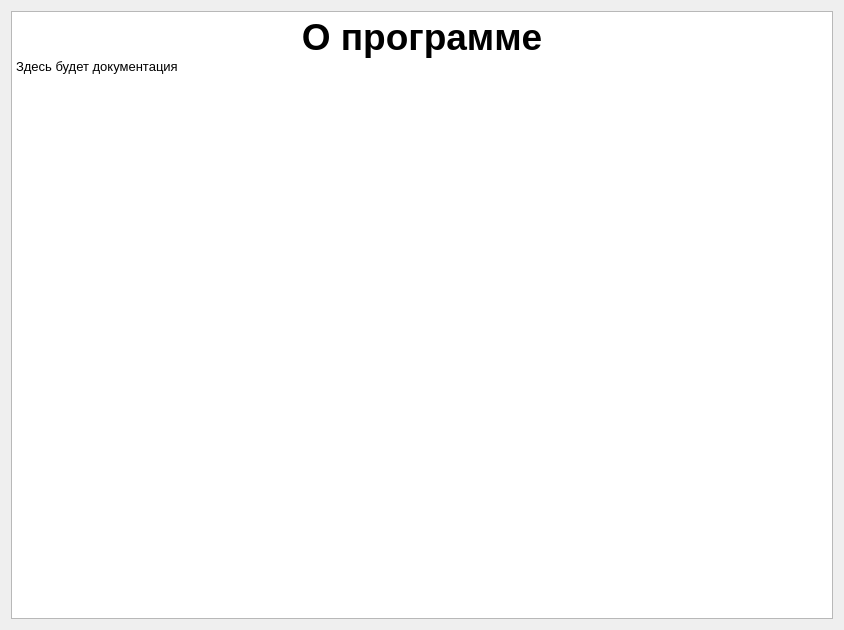
<?xml version="1.0" encoding="UTF-8"?>
<ui version="4.0">
 <class>Dialog</class>
 <widget class="QDialog" name="Dialog">
  <property name="geometry">
   <rect>
    <x>0</x>
    <y>0</y>
    <width>844</width>
    <height>630</height>
   </rect>
  </property>
  <property name="windowTitle">
   <string>Dialog</string>
  </property>
  <layout class="QGridLayout" name="gridLayout">
   <item row="0" column="0">
    <widget class="QTextBrowser" name="textBrowser">
     <property name="html">
      <string>&lt;!DOCTYPE HTML PUBLIC &quot;-//W3C//DTD HTML 4.0//EN&quot; &quot;http://www.w3.org/TR/REC-html40/strict.dtd&quot;&gt;
&lt;html&gt;&lt;head&gt;&lt;meta name=&quot;qrichtext&quot; content=&quot;1&quot; /&gt;&lt;style type=&quot;text/css&quot;&gt;
p, li { white-space: pre-wrap; }
&lt;/style&gt;&lt;/head&gt;&lt;body style=&quot; font-family:'MS Shell Dlg 2'; font-size:8.25pt; font-weight:400; font-style:normal;&quot;&gt;
&lt;p align=&quot;center&quot; style=&quot; margin-top:0px; margin-bottom:0px; margin-left:0px; margin-right:0px; -qt-block-indent:0; text-indent:0px;&quot;&gt;&lt;span style=&quot; font-size:28pt; font-weight:600;&quot;&gt;О программе&lt;/span&gt;&lt;/p&gt;
&lt;p style=&quot; margin-top:0px; margin-bottom:0px; margin-left:0px; margin-right:0px; -qt-block-indent:0; text-indent:0px;&quot;&gt;&lt;span style=&quot; font-size:10pt;&quot;&gt;Здесь будет документация&lt;/span&gt;&lt;/p&gt;&lt;/body&gt;&lt;/html&gt;</string>
     </property>
    </widget>
   </item>
  </layout>
 </widget>
 <resources/>
 <connections/>
</ui>
